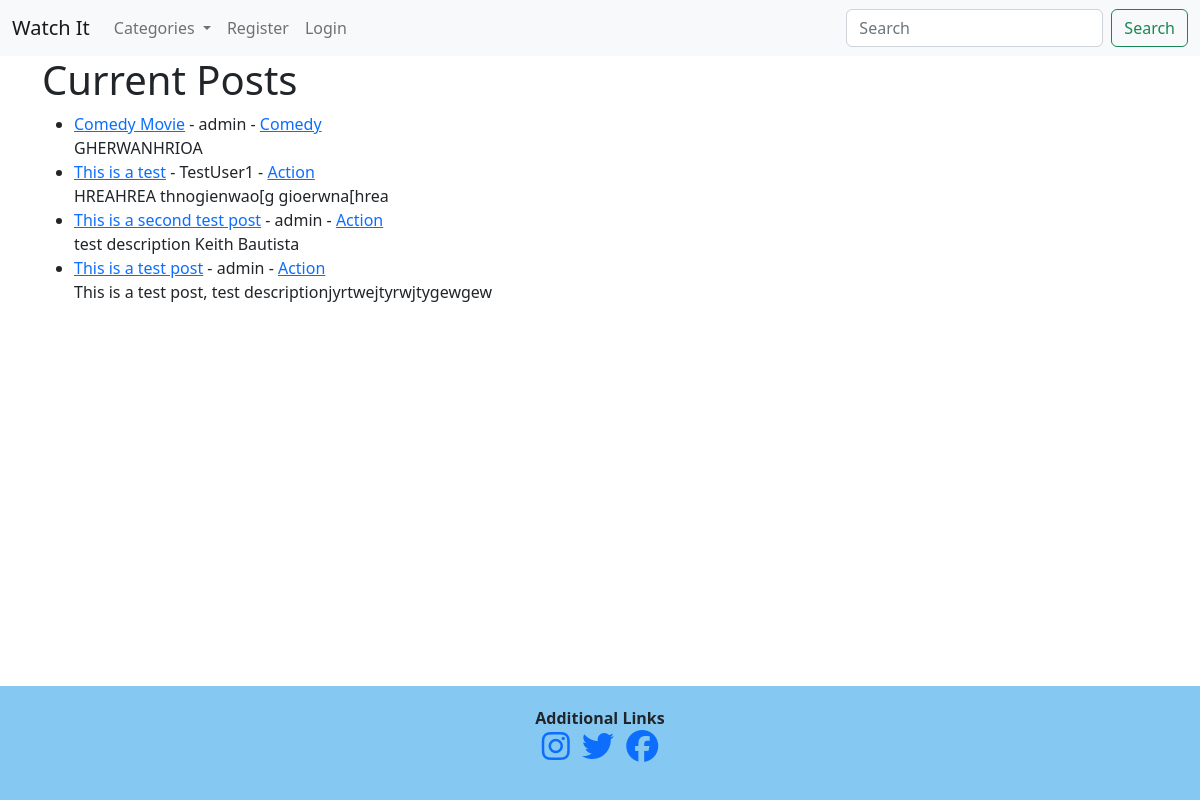
Before: / with the older database file.
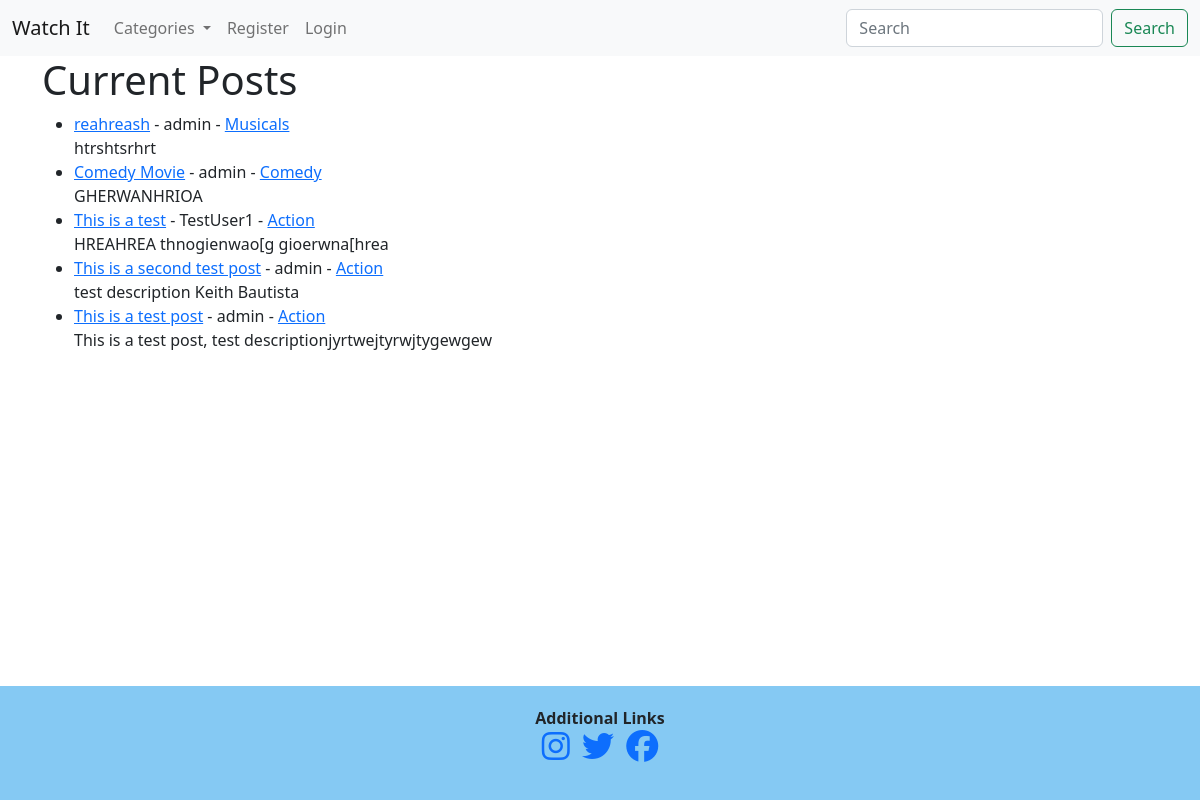
After: the same page with the newer database file.
### watchit/models.py (models this page shows, shortened)
class Post(models.Model):
    title = models.CharField(max_length=255)
    title_tag = models.CharField(max_length=255)
    author = models.ForeignKey(User, on_delete=models.CASCADE)
    """This will delete all of users' posts"""
    body = models.TextField()
    post_date = models.DateField(auto_now_add=True)
    category = models.CharField(max_length=255, default='Action')

### watchit/views.py (the view)
# urls.py: path('', HomeView.as_view(), name="home"),
class HomeView(ListView):
    model = Post
    template_name = 'home.html'
    """This view will show all the posts since we passed in
    listview"""
    category = Category.objects.all()
    ordering = ['-id']
    def get_context_data(self, *args, **kwargs):
        category_menu = Category.objects.all()
        context = super(HomeView, self).get_context_data(*args, **kwargs)
        context["category_menu"] = category_menu
        return context

### watchit/models.py (called while the page is built)
    def __str__(self):
        return self.name

### watchit/templates/home.html
{% extends 'base.html' %}
{% block content %}
<h1>Current Posts</h1>
{% if user.is_authenticated %}
    <ul>
    {% for Post in object_list %}
        <li><a href="{% url 'movie-detail' Post.pk %}">{{ Post.title }}</a> - {{ Post.author }} - <a href="{% url 'category' Post.category %}">{{ Post.category }}</a> - <a href="{% url 'edit-movie' Post.pk %}">Edit Movie</a> <br/>
        {{ Post.body|slice:":200" }}</li>
    {% endfor %}
    </ul>
{% else %}
    <ul>
    {% for Post in object_list %}
        <li><a href="{% url 'movie-detail' Post.pk %}">{{ Post.title }}</a> - {{ Post.author }} - <a href="{% url 'category' Post.category %}">{{ Post.category }}</a><br/>
        {{ Post.body|slice:":200" }}</li>
    {% endfor %}
    </ul>
{% endif %}
</small> <br/>
 {% endblock %}

Changed rows visible on the page:
added Post: title "reahreash", author "admin", category "Musicals", body "htrshtsrhrt"
